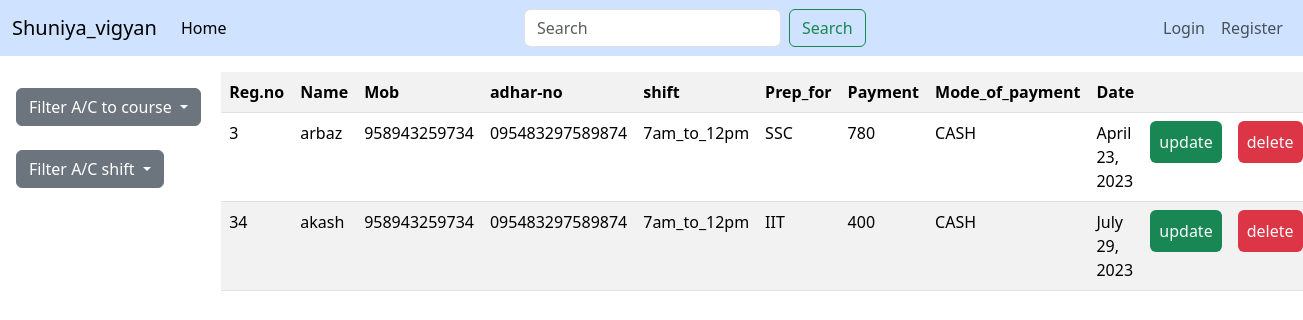
Page /shift/7am_to_12pm/ on the committed database.
### mainapp/models.py (models this page shows, shortened)
class Student(models.Model):
    reg_no=models.CharField(max_length=10)
    name=models.CharField(max_length=100)
    mob_no=models.CharField(max_length=15)
    adhar_no=models.CharField(max_length=20)
    prep_for=models.ForeignKey(Category,on_delete=models.CASCADE,null=True,blank=True)
    shift=models.ForeignKey(Shift,on_delete=models.CASCADE,null=True,blank=True)
    date_of_joining=models.DateField(help_text='year-month-day')
    mode_of_payment=models.CharField(max_length=40,choices=(('UPI','UPI'),('CASH','CASH')))
    payment=models.IntegerField(blank=True,null=True)

class Shift(models.Model):
    shift_title=models.CharField(max_length=40,choices=SHIFT,default=None,blank=True,null=True)
    slug=models.SlugField()
    def __str__(self):
        return self.shift_title

class Category(models.Model):
    course=models.CharField(max_length=30, choices=TYPE)
    slug=models.SlugField()
    def __str__(self):
        return self.course

### mainapp/views.py (the view)
# urls.py: path('shift/<slug>/',shift,name='shift'),
def shift(r,slug):
    data={}
    data['shift']=Shift.objects.all()
    data['category']=Category.objects.all()
    data['student']=Student.objects.filter(shift__slug=slug)
    return render(r,'home.html',data)

### mainapp/templates/home.html (shortened to what this page needs)
{%extends 'base.html'%}
{%block body%}
<div class="contianer ">
    <div class="row mt-3" >
        <div class="col-lg-2 ">
            <div class="dropdown w-100 p-2 m-2">
                <button class="btn btn-secondary dropdown-toggle" type="button" data-bs-toggle="dropdown" aria-expanded="false">
                  Filter A/C to course
                </button>
            </div>
            <div class="dropdown w-100 p-2 m-2">
                <button class="btn btn-secondary dropdown-toggle" type="button" data-bs-toggle="dropdown" aria-expanded="false">
                  Filter A/C shift
                </button>
            </div>
        </div>
        <div class="col-lg-10">
            <table class="table table-striped">
                <tr>
                    <th>Reg.no</th>
                    <th>Name</th>
                    <th>Mob</th>
                    <th>adhar-no</th>
                    <th>shift</th>
                    <th>Prep_for</th>
                    <th>Payment</th>
                    <th>Mode_of_payment</th>
                    <th>Date</th>
                    <th></th>
                    <th></th>
                </tr>
                {%for i in student%}
                <tr>
                    <td>{{i.reg_no}}</td>
                    <td>{{i.name}}</td>
                    <td>{{i.mob_no}}</td>
                    <td>{{i.adhar_no}}</td>
                    <td>{{i.shift}}</td>
                    <td>{{i.prep_for}}</td>
                    <td>{{i.payment}}</td>
                    <td>{{i.mode_of_payment}}</td>
                    <td>{{i.date_of_joining}}</td>
                   <td><a href="{%url 'update' i.id%}" class="btn bg-success text-light p-2">update</a></td>
                   <td><a href="{%url 'delete' i.id%}" class="btn bg-danger text-light p-2" onclick="alert">delete</a></td>
                </tr>
                {%endfor%}
            </table>
        </div>
       </div>
    </div>
{%endblock%}

### rows in the picture
Student: reg_no "3", name "arbaz", mob_no "958943259734", adhar_no "095483297589874", shift "7am_to_12pm", prep_for "SSC", payment "780", mode_of_payment "CASH", date_of_joining "April 23, 2023"
Student: reg_no "34", name "akash", mob_no "958943259734", adhar_no "095483297589874", shift "7am_to_12pm", prep_for "IIT", payment "400", mode_of_payment "CASH", date_of_joining "July 29, 2023"
